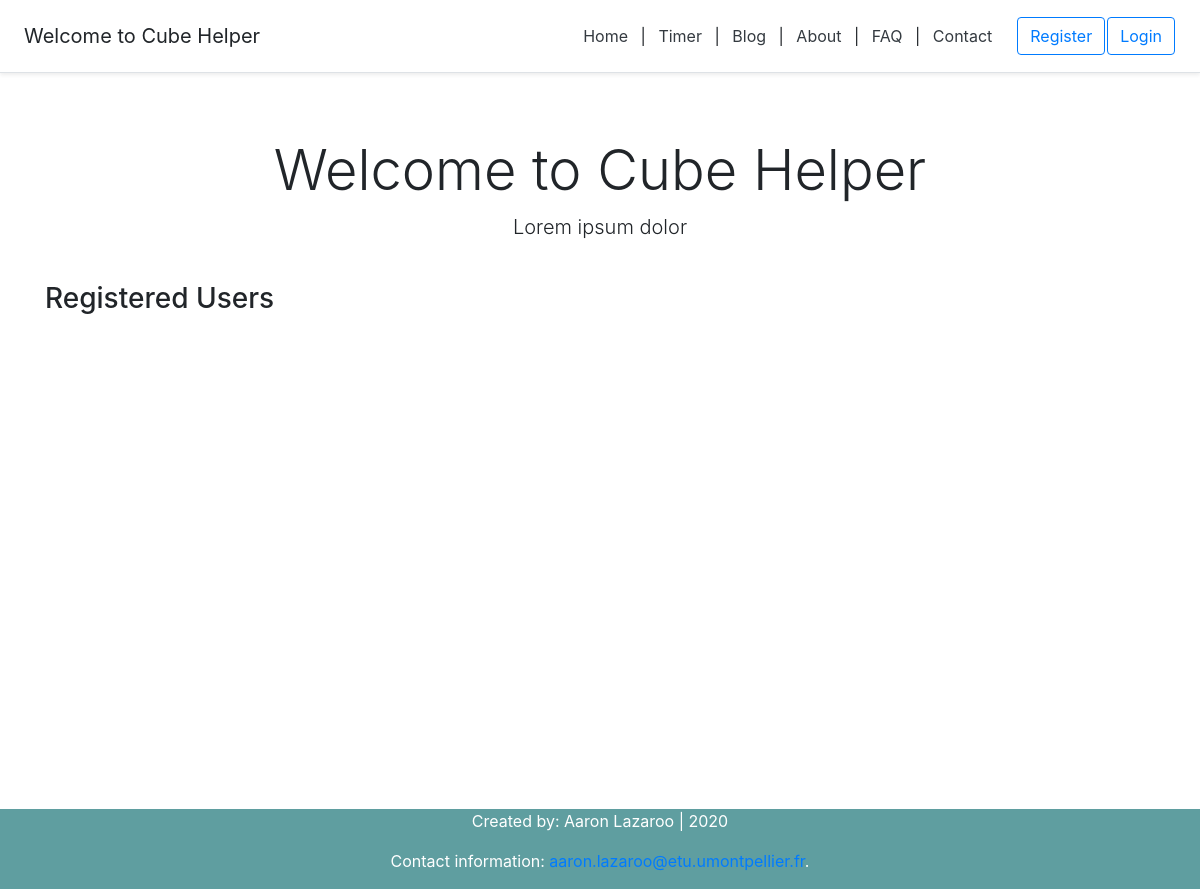
The app's page /, older data.
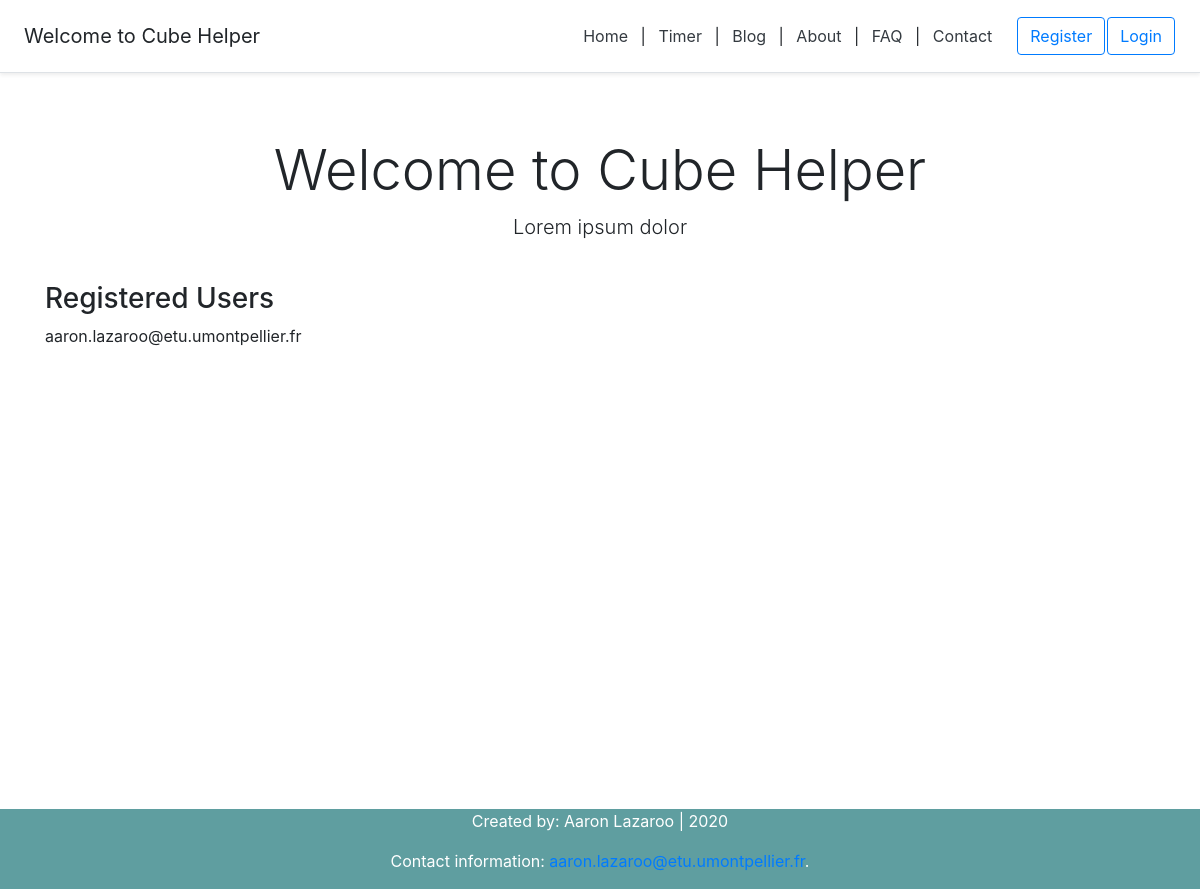
The same page, newer data.
### account/models.py (models this page shows, shortened)
class Account(AbstractBaseUser):
	email = models.EmailField(verbose_name='email', max_length=60, unique=True)
	username = models.CharField(max_length=30, unique=True)
	date_joined = models.DateTimeField(verbose_name='date_joined',auto_now_add=True)
	last_login = models.DateTimeField(verbose_name='last_login',auto_now=True)
	is_admin = models.BooleanField(default=False)
	is_active = models.BooleanField(default=True)
	is_staff = models.BooleanField(default=False)
	is_superuser = models.BooleanField(default=False)
	USERNAME_FIELD = 'email' #login credential
	REQUIRED_FIELDS = ['username']
	objects = MyAccountManager() #reference to account manager
	def __str__(self):
		return self.email

### myapp/views.py (the view)
# urls.py: path('', views.homepage, name='homepage'), # homepage
def homepage(request):
	context = {}
	accounts = Account.objects.all()
	context['accounts'] = accounts
	return render(request,'homepage.html',context)

### myapp/templates/homepage.html
{% extends 'index.html' %}
{% block content %}
<div>
	<div class="pricing-header px-3 py-3 pt-md-5 pb-md-4 mx-auto text-center">
	  <h1 class="display-4">Welcome to Cube Helper</h1>
	  <p class="lead">Lorem ipsum dolor</p>
	</div>
	<div class="container">
		<div class="d-flex flex-column">
			<h3>Registered Users</h3>
			{% for account in accounts %}
				<p>{{account}}</p>
			{% endfor %}
		</div>
	</div>
</div>
{% endblock content %}

Row changes from the older to the newer data that the page shows:
added Account: email "aaron.lazaroo@etu.umontpellier.fr"
